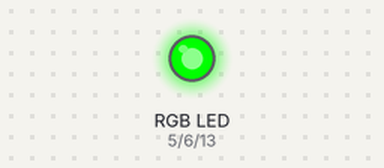
The program below on a simulated Raspberry Pi (BCM pin numbers). On the bench: an RGB LED mixed from three pins (HIGH = lit). Dim RGB values are drawn brighter than linear.

Above: at 0.05 s.
At 6.45 s:
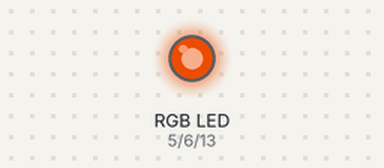
At 9.95 s:
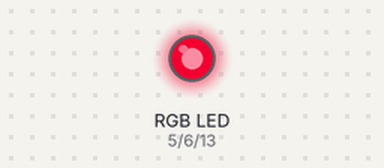
At 19.96 s:
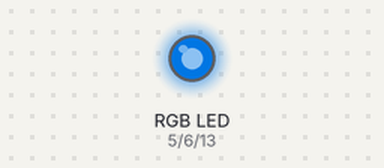
At 29.86 s:
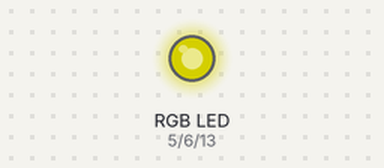
At 39.86 s:
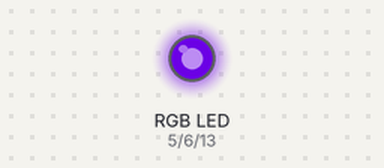
Timing chart, 0 to 40.0 s (numbered marks = the images above):
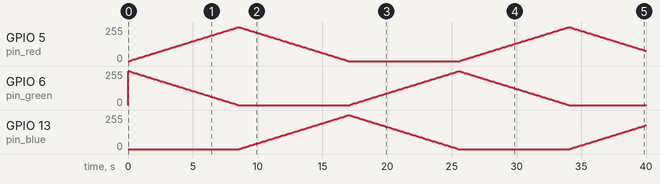

Measured:
- by itself, GPIO 13 (pin_blue): 0/255 → 3/255 at 8.6 s, → 6/255 0.10 s later, → 9/255 0.10 s later, → 12/255 0.10 s later, … (229 changes in this stretch)
- by itself, GPIO 6 (pin_green): 0/255 → 255/255 at 0.00 s, → 252/255 0.10 s later, → 249/255 0.10 s later, → 246/255 0.10 s later, … (256 changes in this stretch)

The program:

sample_-_PMW.py
```python
import RPi.GPIO as GPIO
import time

pin_red = 5
pin_green = 6
pin_blue = 13

GPIO.setmode(GPIO.BCM)
GPIO.setup(pin_red, GPIO.OUT)
GPIO.setup(pin_green, GPIO.OUT)
GPIO.setup(pin_blue, GPIO.OUT)
pwm_red = GPIO.PWM(pin_red, 100)  # 100Hz frequency
pwm_green = GPIO.PWM(pin_green, 100)
pwm_blue = GPIO.PWM(pin_blue, 100)
dc = 0
delaySec = 0.1
pwm_red.start(dc)
pwm_green.start(dc)
pwm_blue.start(dc)


def destroy():
    pwm_red.stop()
    pwm_green.stop()
    pwm_blue.stop()
    GPIO.output(pin_red, GPIO.LOW)
    GPIO.output(pin_green, GPIO.LOW)
    GPIO.output(pin_blue, GPIO.LOW)
    GPIO.cleanup()


def map(x, in_min, in_max, out_min, out_max):
    return (x - in_min) * (out_max - out_min) / (in_max - in_min) + out_min


def map255to100(x):
    return map(x, 0, 255, 0, 100)


def rainbow():
    while True:
        for i in range(255):
            pos = i
            if pos < 85:
                pwm_red.ChangeDutyCycle(map255to100(pos*3))
                pwm_green.ChangeDutyCycle(map255to100(255-pos*3))
                pwm_blue.ChangeDutyCycle(map255to100(0))
            elif pos < 170:
                pos -= 85
                pwm_red.ChangeDutyCycle(map255to100(255-pos*3))
                pwm_green.ChangeDutyCycle(map255to100(0))
                pwm_blue.ChangeDutyCycle(map255to100(pos*3))
            else:
                pos -= 170
                pwm_red.ChangeDutyCycle(map255to100(0))
                pwm_green.ChangeDutyCycle(map255to100(pos*3))
                pwm_blue.ChangeDutyCycle(map255to100(255-pos*3))
            time.sleep(delaySec)


if __name__ == "__main__":
    try:
        rainbow()
    except KeyboardInterrupt:
        destroy()
```
